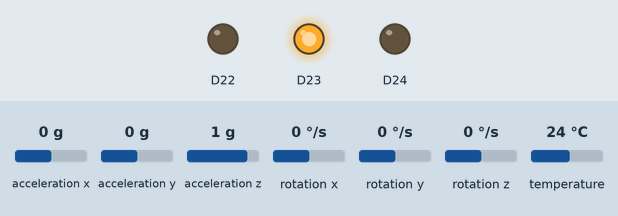
The sketch below on a simulated Arduino Nano RP2040 Connect. Shown: output pins drawn as LEDs (lit = HIGH). The test bench sets the inputs (shaded band); at power-on: acceleration x 0 g, acceleration y 0 g, acceleration z 1 g, rotation x 0 °/s, rotation y 0 °/s, rotation z 0 °/s, temperature 24 °C. What the sketch prints to the serial monitor is not drawn.

Above: at 0.1 s.
Timing chart, 0 to 1.6 s (numbered marks = the images above):
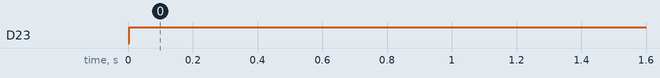

The sketch:

exercise4_posture.ino
```cpp
#include <WiFiNINA.h>
#include <Arduino_LSM6DSOX.h>   // Library required to access data froom LSM6DSOX
#include <MadgwickAHRS.h>       // Library

Madgwick filter;

void setup() {

  // Initalize LEDs
  pinMode(LEDR, OUTPUT);
  pinMode(LEDG, OUTPUT);
  pinMode(LEDB, OUTPUT);

  // Initialize LSM6DSOX librarys
  if (!IMU.begin()) {
    Serial.println("Failed to initialize IMU!");
    while (1);
  }

  // start the filer
  filter.begin(104);
}

void loop() {

  float ax, ay, az;
  float gx, gy, gz;
  float roll, pitch, heading;

  // Check temperature
  int temp = check_temp(false);

  // get acceleration and gyroscope data
  if(IMU.accelerationAvailable() &&
     IMU.gyroscopeAvailable() &&
     temp <= 36){

    blink_green();

    IMU.readAcceleration(ax, ay, az);
    IMU.readGyroscope(gx, gy, gz);

    // update the filter, which computes orientation
    filter.updateIMU(gx, gy, gz, ax, ay, az);

    // print the heading, pitch and roll
    roll = filter.getRoll();
    pitch = filter.getPitch();
    heading = filter.getYaw();

    Serial.print("Orientation: [");
    Serial.print(heading);
    Serial.print(" Yaw] [");
    Serial.print(pitch);
    Serial.print(" Pitch] [");
    Serial.print(roll);
    Serial.println(" Roll]");
  } else {
    blink_red();
  }

  delay(1000);  // measure every second
}

int check_temp(bool print_temperature) {
  // Check if temperature is available
  if (IMU.temperatureAvailable())
  {
    int temperature_deg = 0;
    IMU.readTemperature(temperature_deg);

    // Offset of ~30%
    int temperature_normalized = temperature_deg / 1.3;

    if(print_temperature){
      print_temp_serial(temperature_normalized);
    }

    return temperature_normalized;
  }
}

void print_temp_serial(int temp){
  Serial.print("LSM6DSOX Temperature = ");
  Serial.print(temp);
  Serial.println(" °C");
}

void blink_red(){
  digitalWrite(LEDR, HIGH);   // Red
  digitalWrite(LEDB, LOW);    // Blue
  digitalWrite(LEDG, LOW);    // Green
}

void blink_blue(){
  digitalWrite(LEDR, LOW);    // Red
  digitalWrite(LEDB, HIGH);   // Blue
  digitalWrite(LEDG, LOW);    // Green
}

void blink_green(){
  digitalWrite(LEDR, LOW);    // Red
  digitalWrite(LEDB, LOW);    // Blue
  digitalWrite(LEDG, HIGH);   // Green
}
```

Measured:
- by itself, D23: LOW → HIGH at 0.00 s
